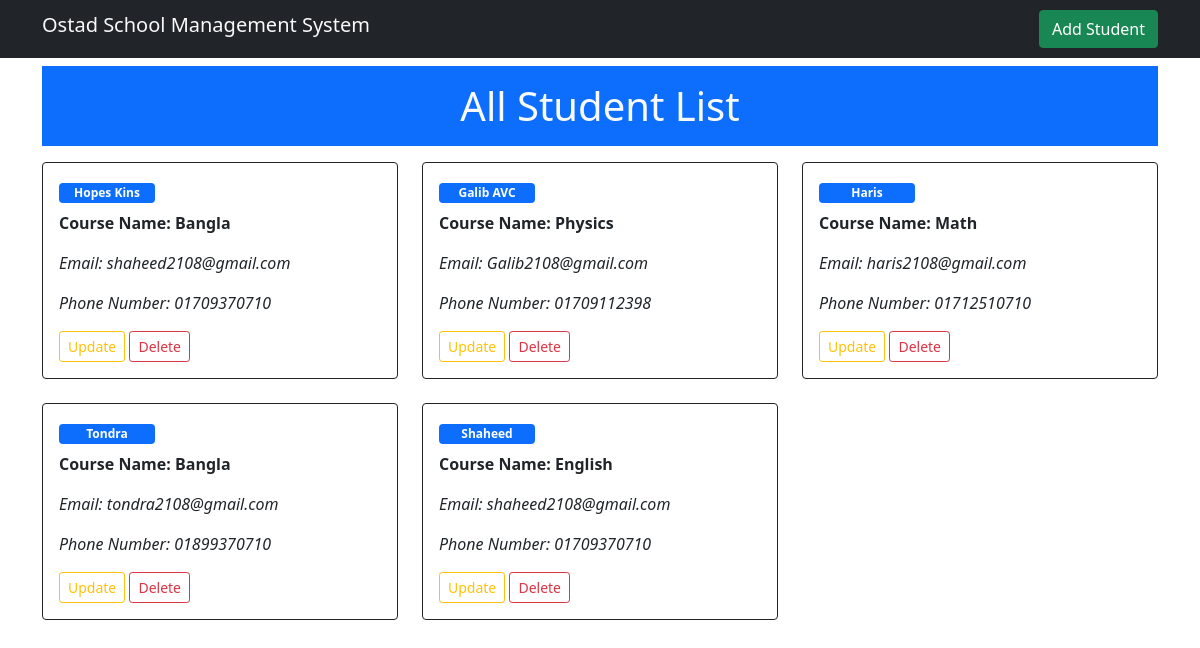
Before: / with the older database file.
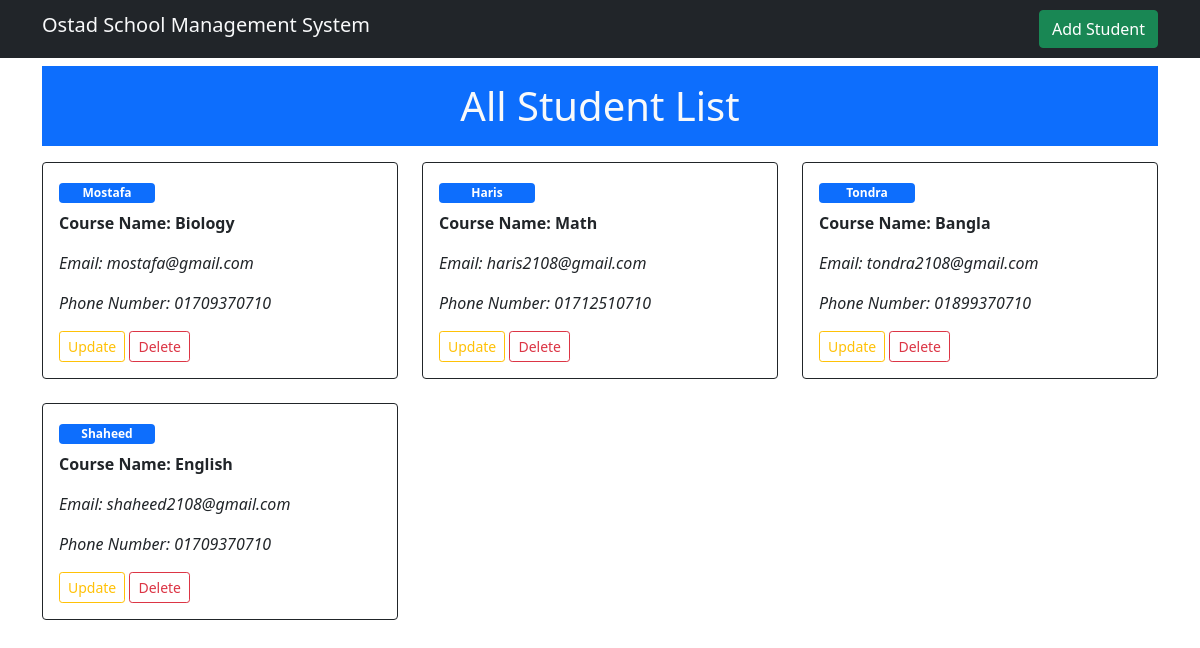
After: the same page with the newer database file.
### student/models.py (models this page shows, shortened)
class Student(models.Model):
    name = models.CharField(max_length=100)
    email = models.EmailField()
    phone = models.CharField(max_length=11)
    course = models.CharField(max_length=50)

### student/views.py (the view)
# urls.py: path('', views.StudentListViews.as_view(), name='home'),
class StudentListViews(ListView):
    model = models.Student
    context_object_name = 'students'
    template_name = 'student/student_list.html'
    ordering = ['-id']

### student/templates/student/student_list.html
{% extends 'student/base.html' %}
{% block content %}
    <div class="container">
      <h1 class="h1 text-center mb-3 text-light p-3 bg-primary text-wrap">All Student List</h1>
    <div class="row mb-5">
        {% for student in students %}
        <div class="col-4 mb-4 ">
          <div class="card border-dark ">
            <div class="card-body">
              <h5 class="card-title badge bg-primary text-wrap" style="width: 6rem;">{{student.name}}</h5>
              <p class="card-text fw-bold">Course Name: {{student.course}}</p>
              <p class="card-text fst-italic">Email: {{student.email}}</p>
              <p class="card-text fst-italic">Phone Number: {{student.phone}}</p>
              <a href="{% url 'student-update' id=student.id %}" class="btn btn-outline-warning btn-sm">Update</a>
              <a href="{% url 'student-delete' id=student.id %}" class="btn btn-outline-danger btn-sm">Delete</a>
            </div>
          </div>
        </div>
        {% endfor %}
      </div>
    </div>
{% endblock %}

### student/templates/student/base.html (shortened to what this page needs)
<!doctype html>
<html lang="en">
  <head>
    <link href="https://cdn.jsdelivr.net/npm/bootstrap@5.0.2/dist/css/bootstrap.min.css" rel="stylesheet">
  </head>
  <body>
    {% include 'student/includes/navbar.html' %}
    {% block content %}
    {% endblock %}
  </body>
</html>

### student/templates/student/includes/navbar.html
<nav class="navbar bg-dark navbar-expand-md mb-2 justify-content-center">
    <div class="container">
      <a href="{% url 'home' %}" class="navbar-brand text-light h1 ">Ostad School Management System</a>
      <div class="d-flex">
        <a href="{% url 'student-form' %}" class="btn btn-success" type="submit">Add Student</a>
      </div>
    </div>
</nav>

Changed rows visible on the page:
removed Student: name "Hopes Kins", course "Bangla", email "shaheed2108@gmail.com", phone "01709370710"
removed Student: name "Galib AVC", course "Physics", email "Galib2108@gmail.com", phone "01709112398"
added Student: name "Mostafa", course "Biology", email "mostafa@gmail.com", phone "01709370710"
